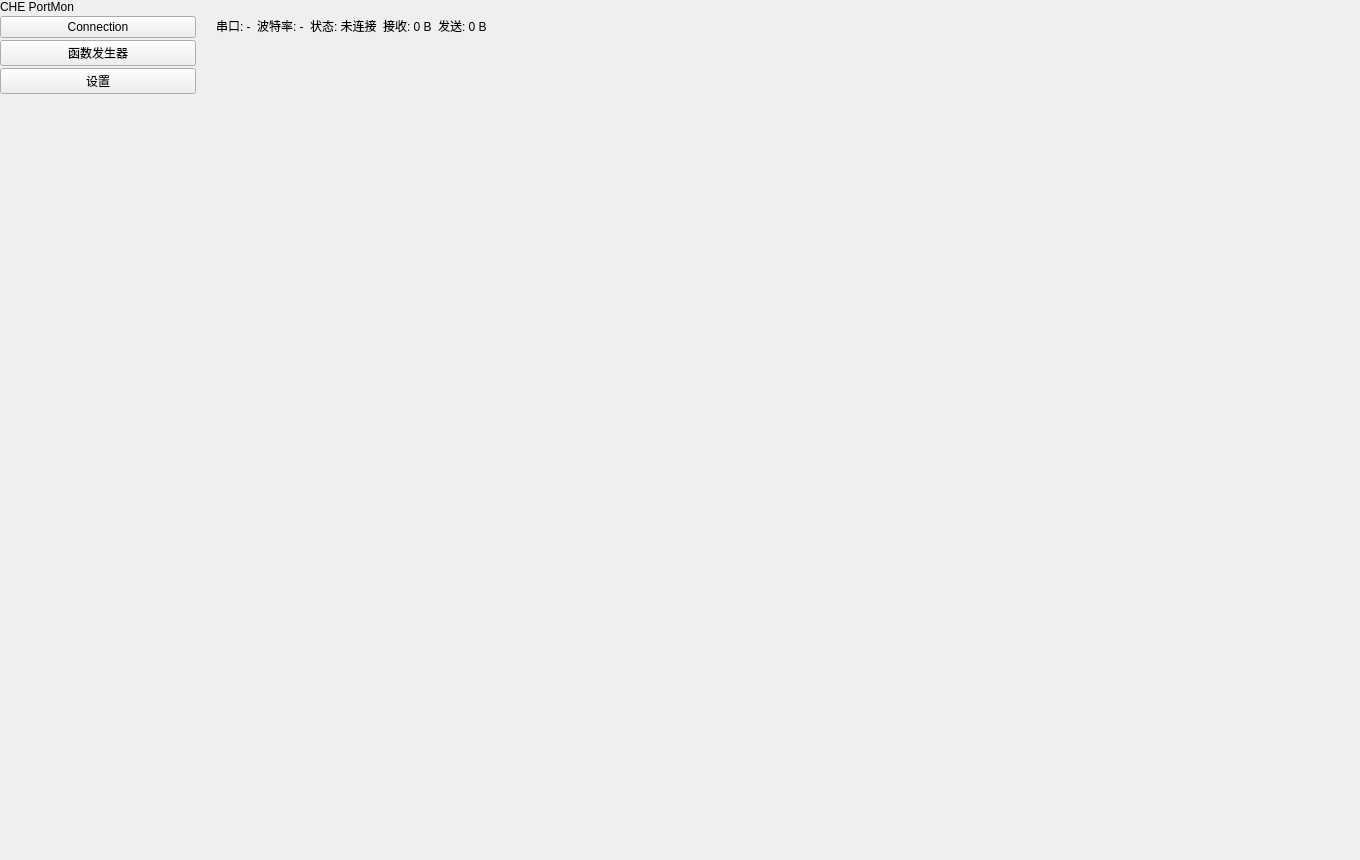
<?xml version="1.0" encoding="UTF-8"?>
<ui version="4.0">
 <class>MainWindow</class>
 <widget class="QMainWindow" name="MainWindow">
  <property name="geometry">
   <rect><x>0</x><y>0</y><width>1360</width><height>860</height></rect>
  </property>
  <property name="windowTitle"><string>CHE Port Monitor</string></property>
  <widget class="QWidget" name="centralwidget">
   <layout class="QHBoxLayout" name="rootLayout">
    <property name="spacing"><number>0</number></property>
    <property name="leftMargin"><number>0</number></property>
    <property name="topMargin"><number>0</number></property>
    <property name="rightMargin"><number>0</number></property>
    <property name="bottomMargin"><number>0</number></property>
    <item>
     <widget class="QFrame" name="sidebarFrame">
      <property name="minimumSize"><size><width>196</width><height>0</height></size></property>
      <property name="maximumSize"><size><width>196</width><height>16777215</height></size></property>
      <layout class="QVBoxLayout" name="sidebarLayout">
       <property name="spacing"><number>2</number></property>
       <property name="leftMargin"><number>0</number></property>
       <property name="topMargin"><number>0</number></property>
       <property name="rightMargin"><number>0</number></property>
       <property name="bottomMargin"><number>16</number></property>
       <item><widget class="QLabel" name="appTitleLabel"><property name="text"><string>CHE PortMon</string></property></widget></item>
       <item><widget class="QPushButton" name="connectionNavButton"><property name="text"><string>Connection</string></property></widget></item>
       <item><widget class="QPushButton" name="functionNavButton"><property name="text"><string>函数发生器</string></property></widget></item>
       <item><widget class="QPushButton" name="settingsNavButton"><property name="text"><string>设置</string></property></widget></item>
       <item><spacer name="sidebarSpacer"><property name="orientation"><enum>Qt::Vertical</enum></property><property name="sizeHint"><size><width>20</width><height>40</height></size></property></spacer></item>
      </layout>
     </widget>
    </item>
    <item>
     <widget class="QWidget" name="contentWidget">
      <layout class="QVBoxLayout" name="contentLayout">
       <property name="spacing"><number>0</number></property>
       <property name="leftMargin"><number>0</number></property>
       <property name="topMargin"><number>0</number></property>
       <property name="rightMargin"><number>0</number></property>
       <property name="bottomMargin"><number>0</number></property>
       <item>
        <widget class="QFrame" name="topStatusFrame">
         <property name="minimumSize"><size><width>0</width><height>52</height></size></property>
         <property name="maximumSize"><size><width>16777215</width><height>52</height></size></property>
         <layout class="QHBoxLayout" name="statusLayout">
          <property name="leftMargin"><number>20</number></property>
          <property name="rightMargin"><number>20</number></property>
          <item><widget class="QLabel" name="portStatusLabel"><property name="text"><string>串口: -</string></property></widget></item>
          <item><widget class="QLabel" name="baudStatusLabel"><property name="text"><string>波特率: -</string></property></widget></item>
          <item><widget class="QLabel" name="connectionStatusLabel"><property name="text"><string>状态: 未连接</string></property></widget></item>
          <item><widget class="QLabel" name="receiveCountLabel"><property name="text"><string>接收: 0 B</string></property></widget></item>
          <item><widget class="QLabel" name="sendCountLabel"><property name="text"><string>发送: 0 B</string></property></widget></item>
          <item><spacer name="statusSpacer"><property name="orientation"><enum>Qt::Horizontal</enum></property><property name="sizeHint"><size><width>40</width><height>20</height></size></property></spacer></item>
         </layout>
        </widget>
       </item>
       <item><widget class="QStackedWidget" name="pageStack"/></item>
      </layout>
     </widget>
    </item>
   </layout>
  </widget>
 </widget>
 <resources/>
 <connections/>
</ui>
